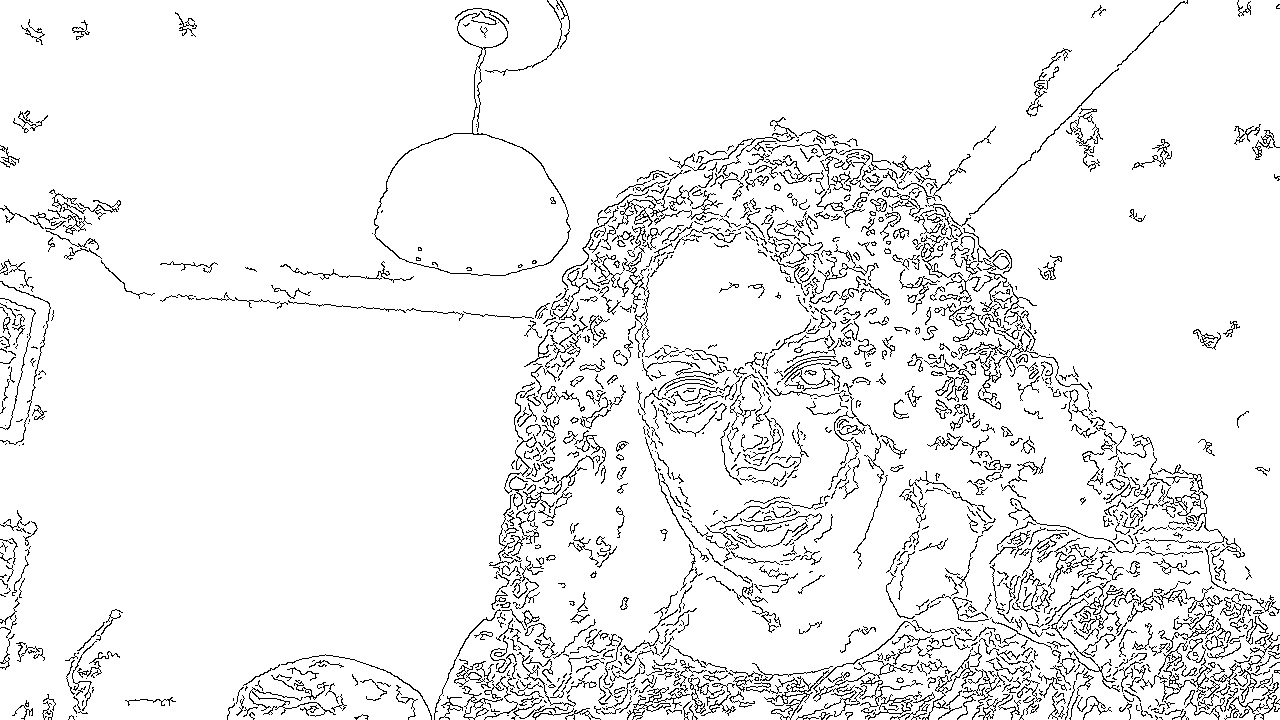
#> input picture frame6.jpg, 1280 x 720 px, given in place of the camera
$ python live_sketch.py
#> lines starting #> are read from the running program, lines starting #| are printed output that depends on the picture
#> further down, frame is the input picture: shape (720, 1280, 3); min 0, max 255, mean 238.2
import cv2

def sketch(image):
    """
    This function generates a sketch image.
    It will convert the image to gray scale image,
    Gaussian blur will be passed to the imaged, to smooth it and clean up any noise from it,
    And then the edges will be extracted using Canny.

    Args:
        image: image captured from the webcam

    Returns:
        The sketch/masked image
    """

    img_gray = cv2.cvtColor(image, cv2.COLOR_BGR2GRAY)
    img_gray_blur = cv2.GaussianBlur(img_gray, (5, 5), 0)
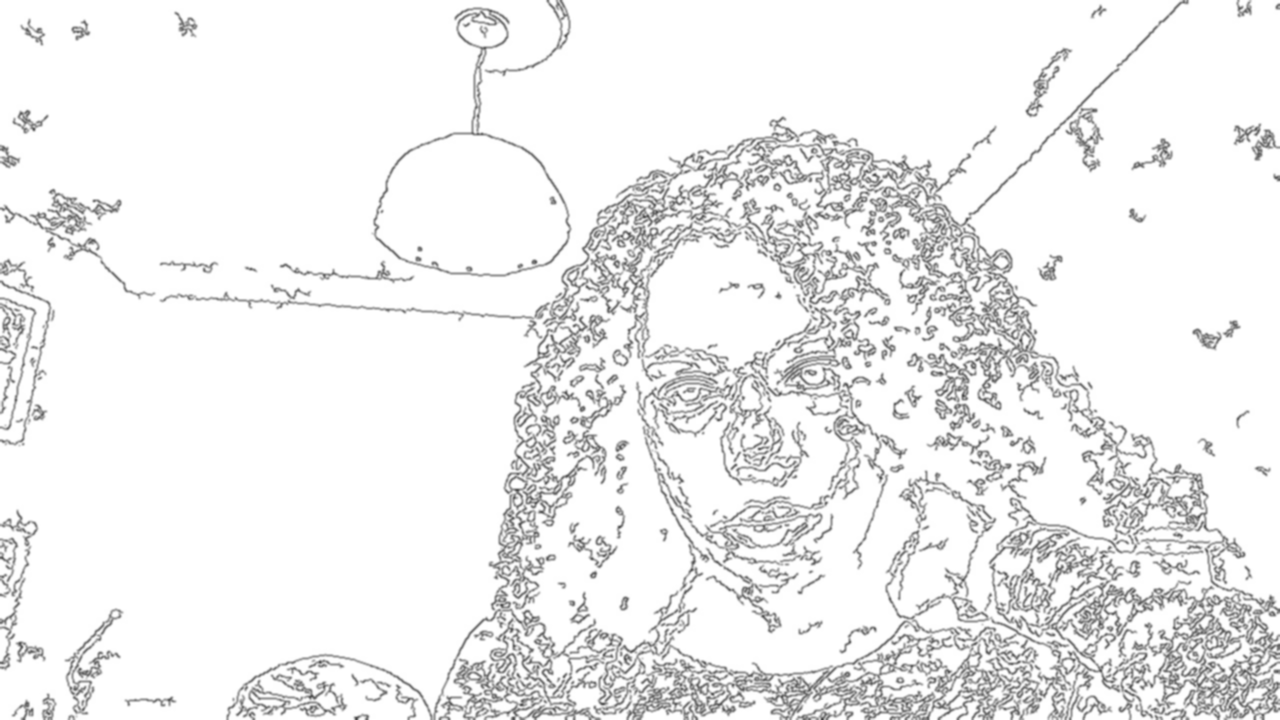
#> img_gray_blur: shape (720, 1280); min 66, max 255, mean 238.1
    canny_edges = cv2.Canny(img_gray_blur, 15, 70)
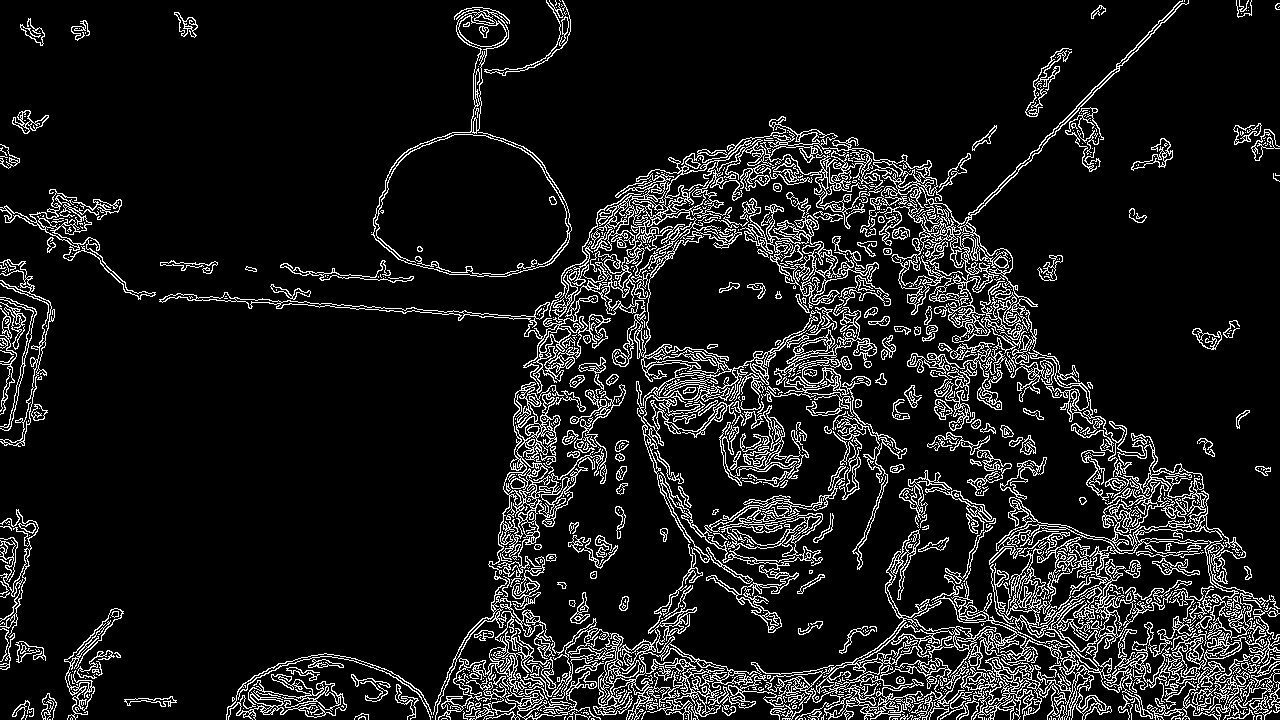
#> canny_edges: shape (720, 1280); 10.7% white in thin lines or dots
    # Do an invert binarize the image
    ret, mask = cv2.threshold(canny_edges, 70, 255, cv2.THRESH_BINARY_INV)
#> mask: shape (720, 1280); 89.3% white; black in thin lines or dots
    return mask


# Initialize webcam, cap is the object provided by VideoCapture
# It contains a boolean indicating if it was sucessful (ret)
# It also contains the images collected from the webcam (frame)
cap = cv2.VideoCapture(0)

count = 0

while True:
    ret, frame = cap.read()
    # ret is a boolean that returns True or False
    # frame is the actual image captured from the webcam

    cv2.imwrite("frame%d.jpg" % count, sketch(frame))
    count += 1

    cv2.imshow('Live Sketcher', sketch(frame))
    if cv2.waitKey(1) & 0xFF == 13: #13 is the Enter Key
#> (key Esc is pressed here)
        break

# Release camera and close windows
cap.release()
cv2.destroyAllWindows()
